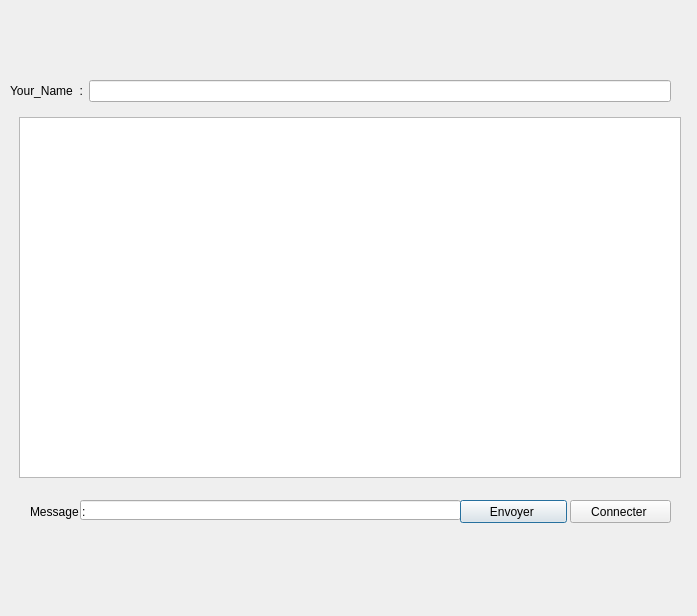
<?xml version="1.0" encoding="UTF-8"?>
<ui version="4.0">
 <class>widget5</class>
 <widget class="QDialog" name="widget5">
  <property name="geometry">
   <rect>
    <x>0</x>
    <y>0</y>
    <width>697</width>
    <height>616</height>
   </rect>
  </property>
  <property name="windowTitle">
   <string>Dialog</string>
  </property>
  <widget class="QTextEdit" name="textEdit">
   <property name="geometry">
    <rect>
     <x>19</x>
     <y>117</y>
     <width>662</width>
     <height>361</height>
    </rect>
   </property>
  </widget>
  <widget class="QWidget" name="layoutWidget">
   <property name="geometry">
    <rect>
     <x>10</x>
     <y>80</y>
     <width>661</width>
     <height>22</height>
    </rect>
   </property>
   <layout class="QHBoxLayout" name="horizontalLayout_3">
    <item>
     <widget class="QLabel" name="label_3">
      <property name="text">
       <string>Your_Name  :</string>
      </property>
     </widget>
    </item>
    <item>
     <widget class="QLineEdit" name="nickname_2"/>
    </item>
   </layout>
  </widget>
  <widget class="QWidget" name="layoutWidget_2">
   <property name="geometry">
    <rect>
     <x>30</x>
     <y>500</y>
     <width>651</width>
     <height>25</height>
    </rect>
   </property>
   <layout class="QHBoxLayout" name="horizontalLayout_4"/>
  </widget>
  <widget class="QLineEdit" name="message_2">
   <property name="geometry">
    <rect>
     <x>80</x>
     <y>500</y>
     <width>381</width>
     <height>20</height>
    </rect>
   </property>
  </widget>
  <widget class="QPushButton" name="send_2">
   <property name="geometry">
    <rect>
     <x>460</x>
     <y>500</y>
     <width>107</width>
     <height>23</height>
    </rect>
   </property>
   <property name="styleSheet">
    <string notr="true">#send{

background-color: black;
border-radius: 4px;
	border-color: rgb(58, 58, 58);
	border-style: inset;
font-family: century gothic;
font-size: 18px;
color: #a9b7c6;
}
#send:hover{
border-style: solid;
	border-top-color: transparent;
	border-right-color: transparent;
	border-left-color: transparent;
	border-bottom-color: #e67e22;
	border-bottom-width: 1px;
	border-bottom-radius: 6px;
	border-style: solid;
	color: #FFFFFF;
	padding-bottom: 2px;
	background-color: green;
}</string>
   </property>
   <property name="text">
    <string>Envoyer </string>
   </property>
  </widget>
  <widget class="QPushButton" name="bind_2">
   <property name="geometry">
    <rect>
     <x>570</x>
     <y>500</y>
     <width>101</width>
     <height>23</height>
    </rect>
   </property>
   <property name="styleSheet">
    <string notr="true">#bind{

background-color: black;
border-radius: 4px;
	border-color: rgb(58, 58, 58);
	border-style: inset;
font-family: century gothic;
font-size: 18px;
color: #a9b7c6;
}
#bind:hover{
border-style: solid;
	border-top-color: transparent;
	border-right-color: transparent;
	border-left-color: transparent;
	border-bottom-color: #e67e22;
	border-bottom-width: 1px;
	border-bottom-radius: 6px;
	border-style: solid;
	color: #FFFFFF;
	padding-bottom: 2px;
	background-color: green;
}</string>
   </property>
   <property name="text">
    <string>Connecter </string>
   </property>
  </widget>
  <widget class="QLabel" name="label_4">
   <property name="geometry">
    <rect>
     <x>30</x>
     <y>500</y>
     <width>333</width>
     <height>23</height>
    </rect>
   </property>
   <property name="text">
    <string>Message :</string>
   </property>
  </widget>
 </widget>
 <resources/>
 <connections/>
</ui>
